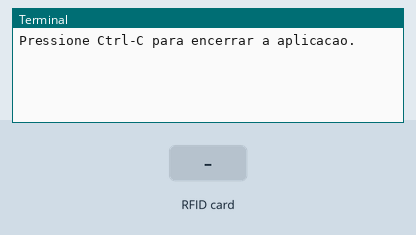
This program was run on a simulated Raspberry Pi (BCM pin numbers). Parts: the last lines printed to the terminal. Inputs (shaded band) come from the test bench.

Above: at 1.2 s.
1.3 s: RFID card 68 3E AE 10 held to the reader
At 2.6 s:
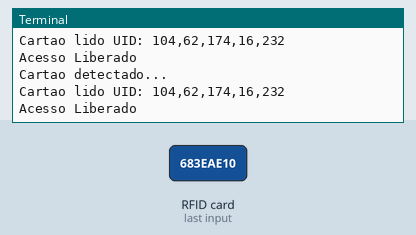
2.8 s: RFID card 5E 7A 19 C4 held to the reader
At 5.0 s:
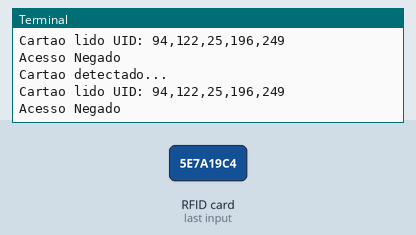

Measured:
- after the input at 1.3 s, the terminal: prints a new line at once (image 1)
- after the input at 2.8 s, the terminal: prints a new line at once (image 2)

The program:

testa_RFID-RC522.py
```python
#Programa: Testa o leitor RFID-RC522
#Autor: Eduardo Araujo Dev

import RPi.GPIO as GPIO
import MFRC522

id_autorizado = [[104,62,174,16,232]]

GPIO.setmode(GPIO.BCM)
GPIO.setwarnings(False)

MIFAREReader = MFRC522.MFRC522()

print 'Pressione Ctrl-C para encerrar a aplicacao.'

try:
	while True:
		(status,TagType) = MIFAREReader.MFRC522_Request(MIFAREReader.PICC_REQIDL)

		if status == MIFAREReader.MI_OK:
			print 'Cartao detectado...'

			(status,uid) = MIFAREReader.MFRC522_Anticoll()

			print "Cartao lido UID: "+str(uid[0])+","+str(uid[1])+","+str(uid[2])+","+str(uid[3])+","+str(uid[4])

			if uid in id_autorizado:
				print 'Acesso Liberado'
			else:
				print 'Acesso Negado'
except KeyboardInterrupt:
	print 'Ctrl+C capturado, encerrando aplicacao.'
	GPIO.cleanup()
```
